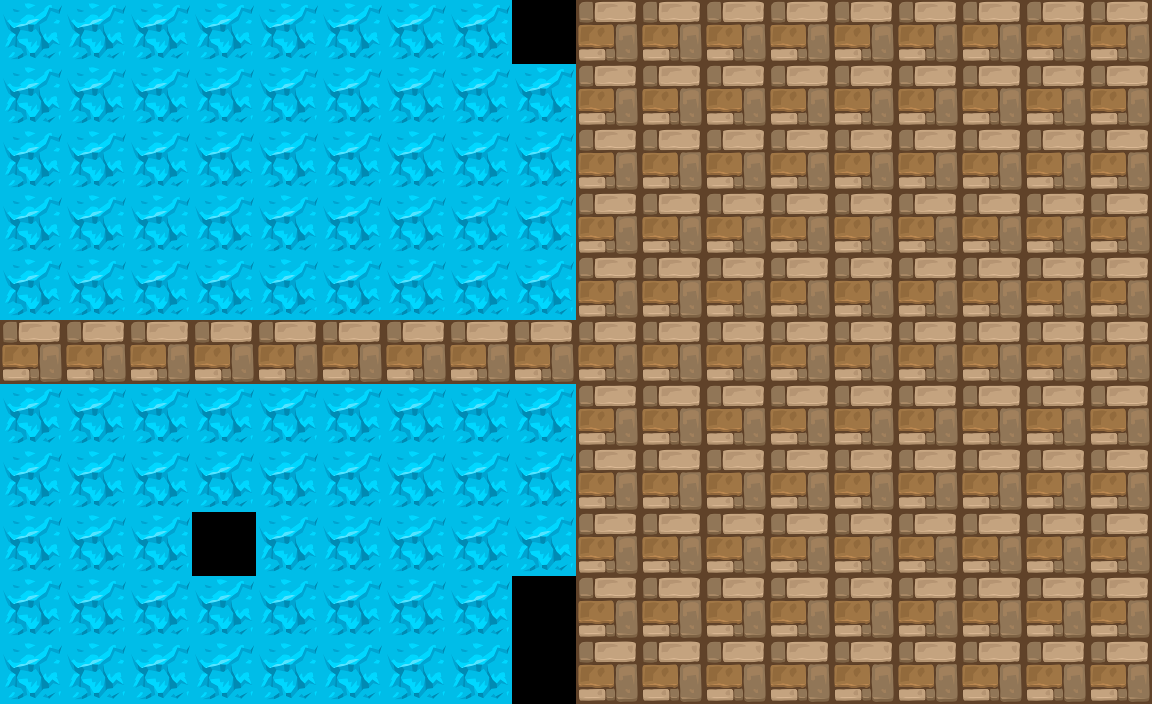

A level layout from a 2D game, rendered from its tile map. Below: a short description, then the map file with its tile-grid data intact:
An orthogonal 18x11 tile map with 64x64 px tiles, 1 tile layer (Tile Layer 1) and 3 objects (3x Tower).

<map version="1.10" tiledversion="1.10.2" orientation="orthogonal" renderorder="right-down" width="18" height="11" tilewidth="64" tileheight="64" infinite="0" nextlayerid="3" nextobjectid="4">
 <tileset firstgid="1" name="tiles" tilewidth="64" tileheight="64" tilecount="6" columns="0">
  <grid orientation="orthogonal" width="1" height="1" />
  <tile id="0">
   <image width="64" height="64" source="tiles/clay_tile_64_01.png" />
  </tile>
  <tile id="1">
   <image width="64" height="64" source="tiles/grass_01_tile_64_01.png" />
  </tile>
  <tile id="2">
   <image width="64" height="64" source="tiles/ice_tile_64_01.png" />
  </tile>
  <tile id="3">
   <image width="64" height="64" source="tiles/paving_01_tile_64_02.png" />
  </tile>
  <tile id="4">
   <image width="64" height="64" source="tiles/paving_02_tile_64_01.png" />
  </tile>
  <tile id="5">
   <image width="64" height="64" source="tiles/sand_01_tile_64_01.png" />
  </tile>
 </tileset>
 <layer id="1" name="Tile Layer 1" width="18" height="11">
  <data encoding="csv">
3,3,3,3,3,3,3,3,7,4,4,4,4,4,4,4,4,4,
3,3,3,3,3,3,3,3,3,4,4,4,4,4,4,4,4,4,
3,3,3,3,3,3,3,3,3,4,4,4,4,4,4,4,4,4,
3,3,3,3,3,3,3,3,3,4,4,4,4,4,4,4,4,4,
3,3,3,3,3,3,3,3,3,4,4,4,4,4,4,4,4,4,
4,4,4,4,4,4,4,4,4,4,4,4,4,4,4,4,4,4,
3,3,3,3,3,3,3,3,3,4,4,4,4,4,4,4,4,4,
3,3,3,3,3,3,3,3,3,4,4,4,4,4,4,4,4,4,
3,3,3,7,3,3,3,3,3,4,4,4,4,4,4,4,4,4,
3,3,3,3,3,3,3,3,7,4,4,4,4,4,4,4,4,4,
3,3,3,3,3,3,3,3,7,4,4,4,4,4,4,4,4,4
  </data>
 </layer>
 <objectgroup id="2" name="Towers">
  <object id="1" name="Tower" type="Tower" x="64" y="64" width="64" height="64" />
  <object id="2" name="Tower" type="Tower" x="64" y="192" width="64" height="64" />
  <object id="3" name="Tower" type="Tower" x="64" y="320" width="64" height="64" />
 </objectgroup>
</map>
